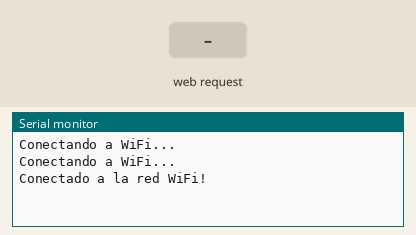
This sketch was run on a simulated ESP32. Parts: the last lines printed to the serial monitor. The inputs (shaded band) are chosen by the test bench. WiFi joins after 1.5 s; servers stay silent unless stated.

Above: at 3.2 s.
3.3 s: HTTP request GET /encender received
At 4.2 s:
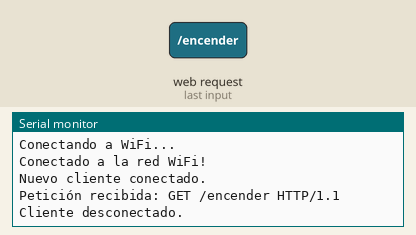
4.8 s: HTTP request GET /apagar received
At 5.3 s:
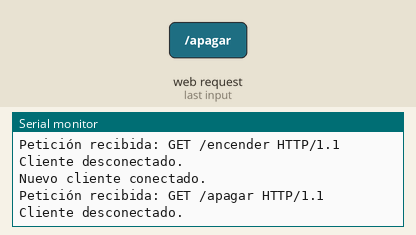

Measured:
- after the input at 3.3 s, the serial monitor: prints a new line at once (image 1)
- after the input at 4.8 s, the serial monitor: prints a new line at once (image 2)

The sketch:

widi.ino
```cpp
  #include <WiFi.h>

const char* ssid = "TuSSID";
const char* password = "TuContraseña";

WiFiServer server(80); // Puerto 80 para servidor HTTP

void setup() {
  Serial.begin(115200);

  // Conexión a la red WiFi
  WiFi.begin(ssid, password);
  while (WiFi.status() != WL_CONNECTED) {
    delay(1000);
    Serial.println("Conectando a WiFi...");
  }
  Serial.println("Conectado a la red WiFi!");

  // Iniciar servidor
  server.begin();
}

void loop() {
  WiFiClient client = server.available(); // Escuchar por clientes
  if (client) {
    Serial.println("Nuevo cliente conectado.");
    String request = client.readStringUntil('\r');
    Serial.println("Petición recibida: " + request);

    // Aquí puedes procesar la petición y controlar las salidas
    if (request.indexOf("/encender") != -1) {
      // Encender un LED o activar una salida
      digitalWrite(LED_BUILTIN, HIGH);
    } else if (request.indexOf("/apagar") != -1) {
      // Apagar un LED o desactivar una salida
      digitalWrite(LED_BUILTIN, LOW);
    }

    // Enviar respuesta HTTP
    client.println("HTTP/1.1 200 OK");
    client.println("Content-Type: text/html");
    client.println();
    client.println("<html><body>Salida controlada</body></html>");
    client.stop(); // Cerrar la conexión
    Serial.println("Cliente desconectado.");
  }
}
```
